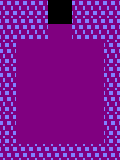

This game map was drawn from its Tiled (.tmx) file and the tilesets committed beside it. A one-line description and the full map source follow:
An orthogonal 15x20 tile map with 8x8 px tiles, 1 tile layer (Capa de Patrones 1).

<map version="1.0" tiledversion="2018.06.01" orientation="orthogonal" renderorder="right-down" width="15" height="20" tilewidth="8" tileheight="8" infinite="0" nextlayerid="2" nextobjectid="1">
 <tileset firstgid="1" name="tiles" tilewidth="8" tileheight="8" tilecount="45" columns="9">
  <image source="../../tiles.png" width="72" height="40" />
 </tileset>
 <layer id="1" name="Capa de Patrones 1" width="15" height="20">
  <data encoding="csv">
26,26,26,26,26,26,9,9,9,26,26,26,26,26,26,
17,17,17,17,17,17,9,9,9,17,17,17,17,17,17,
17,17,17,17,17,17,9,9,9,17,17,17,17,17,17,
26,26,26,26,26,26,4,4,4,26,26,26,26,26,26,
17,17,17,17,17,17,4,4,4,17,17,17,17,17,17,
17,17,4,4,4,4,4,4,4,4,4,4,4,17,17,
26,26,4,4,4,4,4,4,4,4,4,4,4,26,26,
17,17,4,4,4,4,4,4,4,4,4,4,4,17,17,
17,17,4,4,4,4,4,4,4,4,4,4,4,17,17,
26,26,4,4,4,4,4,4,4,4,4,4,4,26,26,
17,17,4,4,4,4,4,4,4,4,4,4,4,17,17,
17,17,4,4,4,4,4,4,4,4,4,4,4,17,17,
26,26,4,4,4,4,4,4,4,4,4,4,4,26,26,
17,17,4,4,4,4,4,4,4,4,4,4,4,17,17,
17,17,4,4,4,4,4,4,4,4,4,4,4,17,17,
26,26,4,4,4,4,4,4,4,4,4,4,4,26,26,
17,17,4,4,4,4,4,4,4,4,4,4,4,17,17,
17,17,4,4,4,4,4,4,4,4,4,4,4,17,17,
17,17,17,17,17,17,17,17,17,17,17,17,17,17,17,
26,26,26,26,26,26,26,26,26,26,26,26,26,26,26
</data>
 </layer>
</map>
